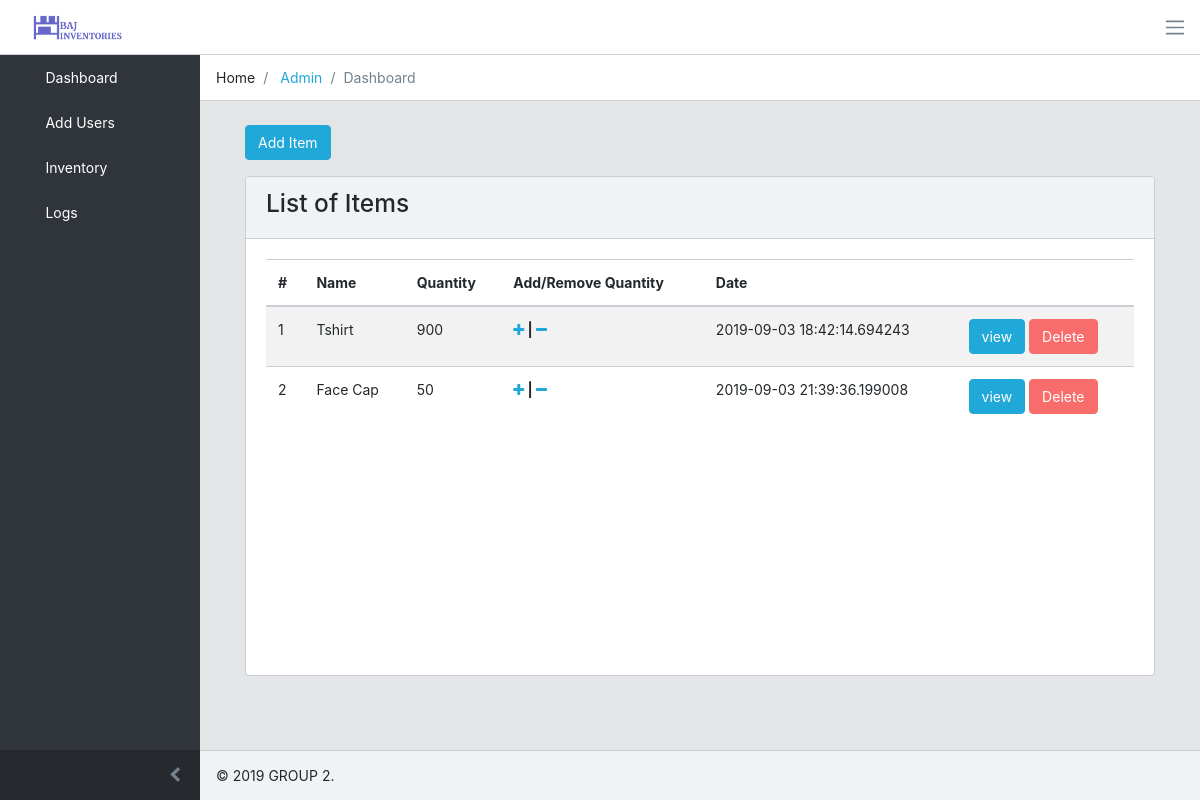
The page /inventory on the database as committed earlier.
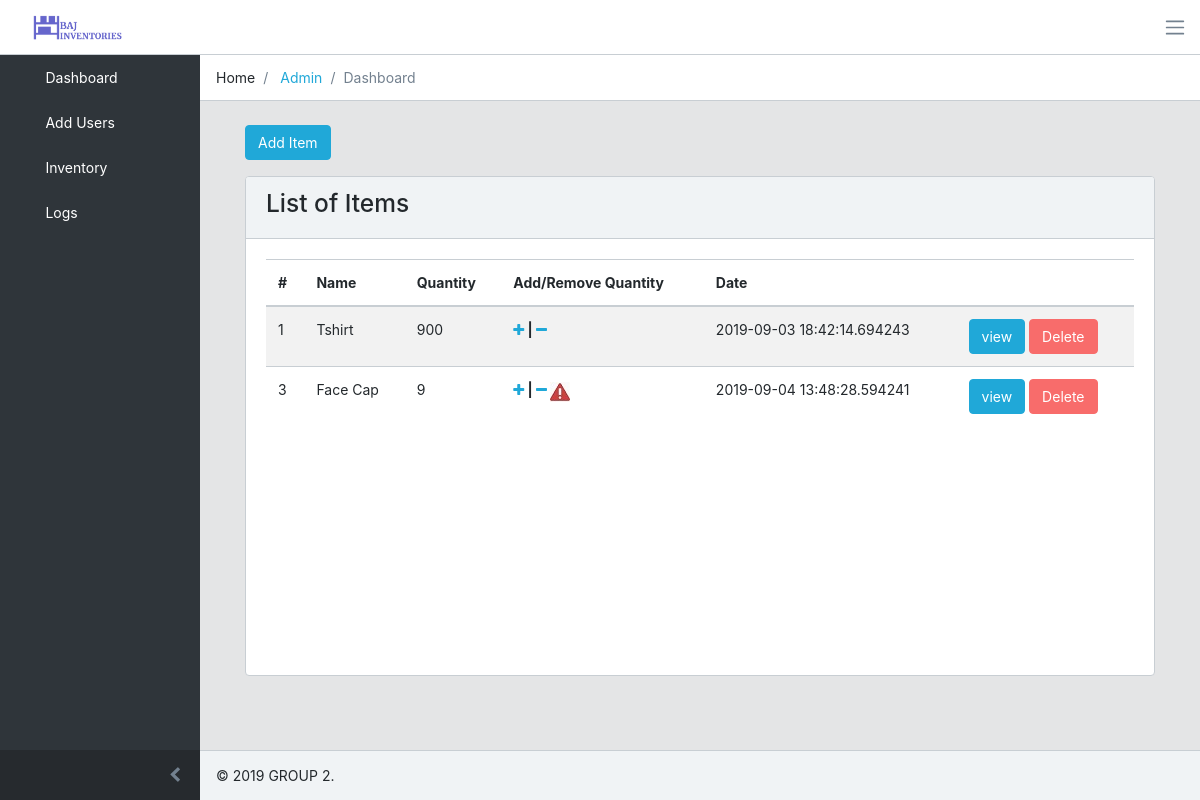
The same page on the database as committed later.
### tables this page shows
CREATE TABLE "items" (
	"id"	INTEGER NOT NULL PRIMARY KEY AUTOINCREMENT UNIQUE,
	"name"	TEXT NOT NULL UNIQUE,
	"quantity"	INTEGER NOT NULL,
	"thumbnail"	TEXT NOT NULL,
	"date"	TEXT NOT NULL,
	"user_id"	INTEGER NOT NULL
);

### application.py (the view)
@app.route("/inventory", methods=["GET", "POST"])
def inventory():
    if request.method == "POST":
        itemName = request.form.get('name')
        quantity = request.form.get('quantity')
        thumbnail = request.form.get('thumbnail')
        user_id = session["user_id"]
        date  = str(datetime.now())
        sql = "INSERT INTO items (name, quantity, thumbnail, date, user_id) VALUES ('%s', %s, '%s', '%s', %s)" %(itemName, quantity, thumbnail, date, user_id)
        row = db.execute(sql)
        print(row)
        if row:
            return redirect("/inventory")
        else:
            return redirect("/")
    else:
        sql = "SELECT * FROM items"
        items = db.execute(sql)
        print(items)
        return render_template("inventory.html", items=items)

### application.py (called while the page is built)
@app.after_request
def after_request(response):
    response.headers["Cache-Control"] = "no-cache, no-store, must-revalidate"
    response.headers["Expires"] = 0
    response.headers["Pragma"] = "no-cache"
    return response

### templates/inventory.html (shortened to what this page needs)
{% extends "layout.html" %}
{% block main %}
<div class="container-fluid">
    <div class="row">
        <button type="button" class="btn btn-primary" data-toggle="modal" data-target="#exampleModalLong">
            Add Item
        </button>
    </div>
    <div class="row d-flex justify-content-center h-100">
        <div class="card">
            <div class="card-header">
               <h3>List of Items</h3>
            </div>
            <div class="card-body">
                <div class="table-responsive-md">
                    <table class="table table-striped">
                            <thead>
                                <tr>
                                    <th scope="col">#</th>
                                    <th scope="col">Name</th>
                                    <th scope="col">Quantity</th>
                                    <th scope="col">Add/Remove Quantity</th>
                                    <th scope="col">Date</th>
                                    <th scope="col"></th>
                                </tr>
                            </thead>
                            <tbody>
                                    {% for e in items %}
                                    <tr>
                                        <td>{{e['id']}} </td>
                                        <td>{{e['name']}} </td>
                                        <td>{{e['quantity']}} </td>
                                        <td><strong><a href='#' name='{{e["id"]}}' class='plus' id='{{e["quantity"]}}'><i class="fa fa-plus" aria-hidden="true"></i></a> | <a href='#' name='{{e["id"]}}' class='minus' id='{{e["quantity"]}}'><i class="fa fa-minus" aria-hidden="true"></i></a> </strong> {% if e["quantity"] < 10 %} <span><img src="/static/caution.jpg" /></span> {% endif %}</td>
                                        <td>{{e['date']}} </td>
                                        <td><a href='view.html?{{e["id"]}}' class='btn btn-xs btn-primary'>view</a> <a href='#' class='btn btn-xs btn-danger remove_item' name='{{e["id"]}}'>Delete</a></td>
                                    </tr>
                                    {% endfor %}
                            </tbody>
                    </table>
                </div>
            </div>
        </div>
    </div>
</div>
{% endblock %}

Rows that differ between the two databases and show on the page:
removed items: id "2", name "Face Cap", quantity "50", date "2019-09-03 21:39:36.199008"
added items: id "3", name "Face Cap", quantity "9", date "2019-09-04 13:48:28.594241"
